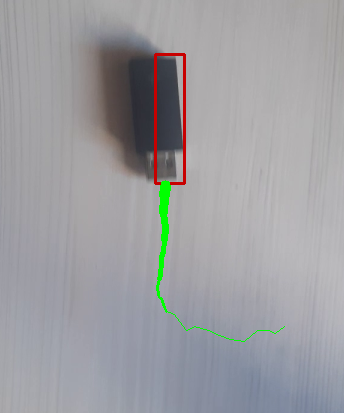
#> input picture task5/screen1.png, 344 x 413 px, given in place of test2.mp4, which was not available
$ python main.py
#> lines starting #> are read from the running program, lines starting #| are printed output that depends on the picture; after the words box and inside, x2 and y2 are one past the last pixel; in counts of white or black regions, pixels touching at a corner belong together; pictures that were not available may be replaced by others from this repository, and a replacement may not be noted
#> further down, frame is the input picture: shape (413, 344, 3); mean B, G, R 160.6, 157.3, 157.2
import cv2 as cv
import numpy as np
import time
from collections import deque
import paho.mqtt.client as mqtt
import json

def running_mean(x, N):
    """
    x == an array of data
    N == number of samples per average
    """
    cumsum = np.cumsum(np.insert(x, 0, 0))
    return (cumsum[N:] - cumsum[:-N]) / float(N)

def pts_avg(pts, N):
    """
    pts == a deque of points
    N == number of samples per average
    """
    pts_list = list(pts)
    list_x = []
    list_y = []

    for elem in pts_list:
        list_x = np.append(list_x, list(elem)[0])
        list_y = np.append(list_y, list(elem)[1])

    x_avg = running_mean(list_x, min([len(list_x),N]))
    y_avg = running_mean(list_y, min([len(list_y),N]))

    pts2 = deque(maxlen=124)

    for i in range(0,len(x_avg)):
        pts2.append((int(x_avg[i]), int(y_avg[i])))

    return pts2

def draw_track(pts, k, color):
    """
    pts == a deque of points
    k == thickness coefficient
    color == (r,g,b) color
    """
    for i in range(1,len(pts)):
            if pts[i-1]is None or pts[i]is None:
                continue
            thickness = int(np.sqrt(64 / float(i + 1)) * k - k)
            if thickness > 0:
                cv.line(frame, pts[i - 1], pts[i], color, thickness)
    cv.imshow('Contours', frame)

def resize_img(img, scale_percent):
#> called with scale_percent = 60
    width = int(img.shape[1] * scale_percent / 100)
#> width = 206
    height = int(img.shape[0] * scale_percent / 100)
#> height = 247
    dim = (width, height)
#> dim = (206, 247)
    resized = cv.resize(img, dim, interpolation = cv.INTER_AREA)
    return resized

def get_contours(img, N):
    """
    img == image
    N == number of contours to get
    """
#> called with N = 7
    gray = cv.cvtColor(img, cv.COLOR_BGR2GRAY)
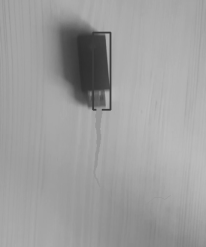
#> gray: shape (247, 206); min 45, max 187, mean 157.7
    edged = cv.Canny(gray, 30, 200)
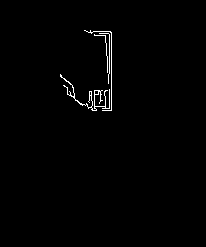
#> edged: shape (247, 206); 0.92% white in thin lines or dots, all inside (x1, y1, x2, y2) = (60, 30, 112, 111)
    contours, hierarchy = cv.findContours(edged, \
    cv.RETR_EXTERNAL, cv.CHAIN_APPROX_NONE)
#> contours = 4 contours, 3 with area under 20; largest, box (x1, y1, x2, y2) and area: (60, 74, 110, 111) 62
    return contours[0:N]


if __name__ == "__main__":

    print("hello from CV app")
    pts = deque(maxlen=124)
    cap = cv.VideoCapture('test2.mp4')
    i = 0

    client = mqtt.Client("cvSubscriber1")
    status = client.connect("localhost")
    if status == 0:
        print("MQQT connected")
    else:
        print("MQQT is down")

    while cap.isOpened():
        # print("CV-loop")
        ret, frame = cap.read()

        # if frame is read correctly ret is True
        if not ret:
            print("Can't receive frame (stream end?). Exiting ...")
            break

        # main part =================

        frame = resize_img(frame, 60)
        contours2 = get_contours(frame, 7)
#> contours2 has the same summary as contours in get_contours

        # cv.drawContours(frame, contours2, -1, (0, 255, 0), 1)


        for cnt in contours2:
            x,y,w,h = cv.boundingRect(cnt)
            if frame.shape[1]/w < 30 and frame.shape[0]/h < 30: # check that frame is huge enough
                cv.rectangle(frame,(x,y),(x+w,y+h),(0,0,200),2) # draw rectangles
                center=(int(x+w/2),int(y+h/2)) # count center
                pts.appendleft(center) # add center to track
#> this loop made 4 passes
#> (x, y, w, h, center) on passes 1 to 4: (60, 74, 50, 37, (85, 92)), (94, 34, 14, 39, (101, 53)), (99, 33, 11, 51, (104, 58)), (84, 30, 28, 81, (98, 70))
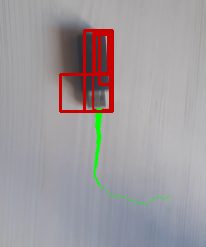
#> frame: shape (247, 206, 3); mean B, G, R 157.7, 154.3, 159.5

        avg_pts = pts_avg(pts, 10)
        # draw_track(pts, 1, (255,0, 0))
        draw_track(avg_pts, 2, (0,255,0))

        i += 1
        if i % 10 == 0:
            # print(avg_pts[0])
            x = list(pts[0])[0]
            y = list(pts[0])[1]
            x_avg = list(avg_pts[0])[0]
            y_avg = list(avg_pts[0])[1]
            msg = json.dumps({"x":x, "y":y, "x corrected":x_avg, "y corrected": y_avg})
            # client.publish("cv/track", str(avg_pts[0]))
            client.publish("cv/track", msg)

        # ===========================

        # makes video slower
        time.sleep(0.1)
        if cv.waitKey(1) == ord('q'):
#> (key q is pressed here)
            break

    cap.release()
    cv.destroyAllWindows()
    print("good bye from CV app")
